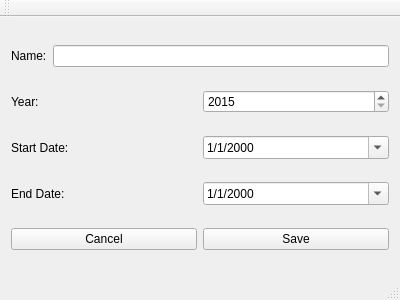
<?xml version="1.0" encoding="UTF-8"?>
<ui version="4.0">
 <class>MainWindow</class>
 <widget class="QMainWindow" name="MainWindow">
  <property name="geometry">
   <rect>
    <x>0</x>
    <y>0</y>
    <width>400</width>
    <height>300</height>
   </rect>
  </property>
  <property name="windowTitle">
   <string>New Convention</string>
  </property>
  <widget class="QWidget" name="centralWidget">
   <layout class="QGridLayout" name="gridLayout">
    <item row="1" column="1">
     <widget class="QSpinBox" name="conventionYear">
      <property name="minimum">
       <number>2015</number>
      </property>
      <property name="maximum">
       <number>9999</number>
      </property>
     </widget>
    </item>
    <item row="2" column="1">
     <widget class="QDateEdit" name="startDate">
      <property name="displayFormat">
       <string>M/d/yyyy</string>
      </property>
      <property name="calendarPopup">
       <bool>true</bool>
      </property>
     </widget>
    </item>
    <item row="4" column="1">
     <widget class="QPushButton" name="saveButton">
      <property name="text">
       <string>Save</string>
      </property>
     </widget>
    </item>
    <item row="3" column="1">
     <widget class="QDateEdit" name="endDate">
      <property name="displayFormat">
       <string>M/d/yyyy</string>
      </property>
      <property name="calendarPopup">
       <bool>true</bool>
      </property>
     </widget>
    </item>
    <item row="4" column="0">
     <widget class="QPushButton" name="cancelButton">
      <property name="text">
       <string>Cancel</string>
      </property>
     </widget>
    </item>
    <item row="3" column="0">
     <widget class="QLabel" name="label_4">
      <property name="text">
       <string>End Date:</string>
      </property>
      <property name="buddy">
       <cstring>endDate</cstring>
      </property>
     </widget>
    </item>
    <item row="2" column="0">
     <widget class="QLabel" name="label_3">
      <property name="text">
       <string>Start Date:</string>
      </property>
      <property name="buddy">
       <cstring>startDate</cstring>
      </property>
     </widget>
    </item>
    <item row="1" column="0">
     <widget class="QLabel" name="label_2">
      <property name="text">
       <string>Year:</string>
      </property>
      <property name="buddy">
       <cstring>conventionYear</cstring>
      </property>
     </widget>
    </item>
    <item row="0" column="0" colspan="2">
     <layout class="QHBoxLayout" name="horizontalLayout">
      <item>
       <widget class="QLabel" name="label">
        <property name="text">
         <string>Name:</string>
        </property>
        <property name="buddy">
         <cstring>conventionName</cstring>
        </property>
       </widget>
      </item>
      <item>
       <widget class="QLineEdit" name="conventionName"/>
      </item>
     </layout>
    </item>
   </layout>
  </widget>
  <widget class="QToolBar" name="mainToolBar">
   <attribute name="toolBarArea">
    <enum>TopToolBarArea</enum>
   </attribute>
   <attribute name="toolBarBreak">
    <bool>false</bool>
   </attribute>
  </widget>
  <widget class="QStatusBar" name="statusBar"/>
  <widget class="QMenuBar" name="menuBar">
   <property name="geometry">
    <rect>
     <x>0</x>
     <y>0</y>
     <width>400</width>
     <height>22</height>
    </rect>
   </property>
  </widget>
 </widget>
 <layoutdefault spacing="6" margin="11"/>
 <tabstops>
  <tabstop>conventionName</tabstop>
  <tabstop>conventionYear</tabstop>
  <tabstop>startDate</tabstop>
  <tabstop>endDate</tabstop>
  <tabstop>cancelButton</tabstop>
  <tabstop>saveButton</tabstop>
 </tabstops>
 <resources/>
 <connections/>
</ui>
